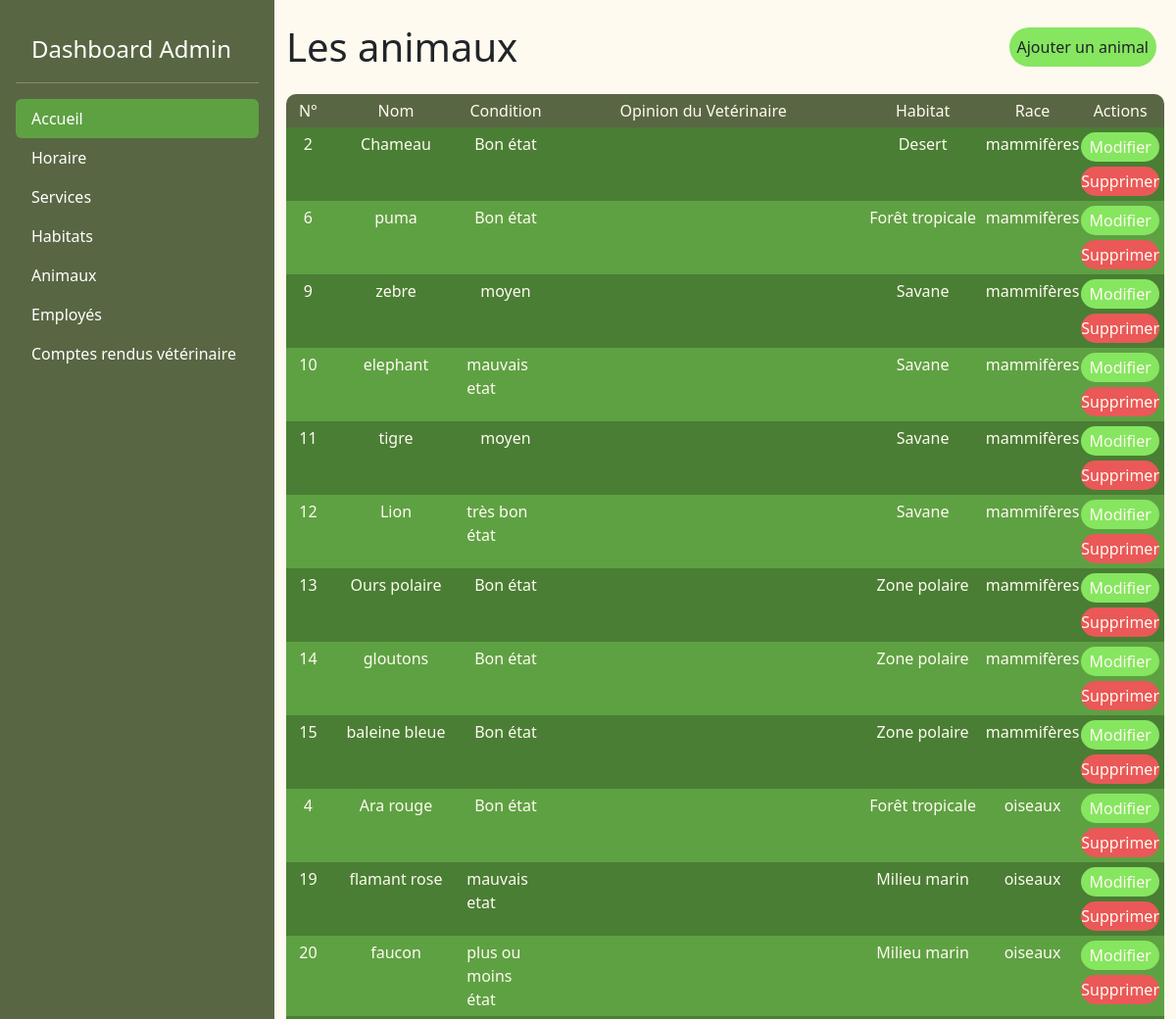
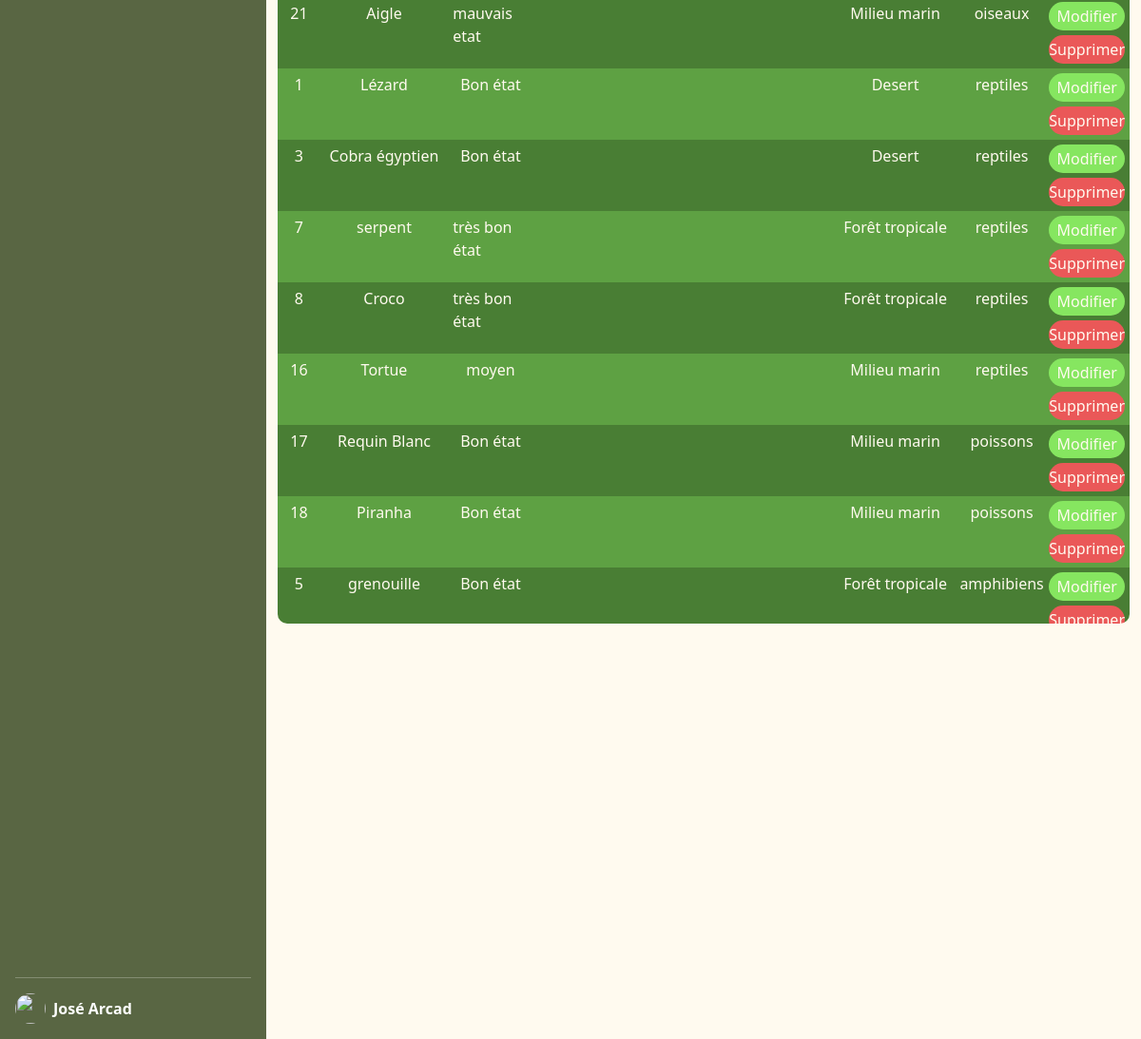
/admin/pages/animals.php, run on the app's committed database (2 pictures, top to bottom).
### tables this page shows
CREATE TABLE IF NOT EXISTS `animal`(
    animal_id INT NOT NULL AUTO_INCREMENT,
    animal_name VARCHAR(255) NOT NULL,
    animal_condition VARCHAR(255),
    veterinary_opinion_id INT,
    habitat_id INT,
    class_id INT,
    PRIMARY KEY(animal_id),
    FOREIGN KEY(habitat_id) REFERENCES habitat(habitat_id),
    FOREIGN KEY(class_id) REFERENCES class(class_id)
);

CREATE TABLE IF NOT EXISTS `habitat`(
    habitat_id INT NOT NULL AUTO_INCREMENT,
    habitat_name VARCHAR(255) NOT NULL,
    description TEXT(1000) NOT NULL,
    habitat_comment VARCHAR(255),
    image_id INT,
    PRIMARY KEY(habitat_id)
);

CREATE TABLE IF NOT EXISTS `class`(
    class_id INT AUTO_INCREMENT NOT NULL,
    class_label VARCHAR(255),
    PRIMARY KEY (class_id)
);

### admin/lib/functions.php (called while the page is built, shortened)
<?php
function getAnimals(PDO $pdo): array
{
    $query = $pdo->prepare("SELECT * FROM animal JOIN class ON animal.class_id=class.class_id JOIN habitat ON animal.habitat_id=habitat.habitat_id");
    $query->execute();
    $animals = $query->fetchAll(PDO::FETCH_ASSOC);
    return $animals;
}

### admin/pages/animals.php (the view, shortened to what this page needs)
<?php
require_once __DIR__ . "../../templates/header.php";
require_once __DIR__ . "../../../lib/pdo.php";
require_once __DIR__ . "../../lib/functions.php";
$animals = getAnimals($pdo);
?>
<div class="container">
    <div class="d-flex align-items-center justify-content-between">
        <h1 class="my-4">Les animaux</h1>
        <a href="#" class="button p-2 me-2 h-50 text-decoration-none" data-bs-toggle="modal" data-bs-target="#exampleModal">Ajouter un animal</a>
    </div>
    <div class="table">
        <div class="table_head table_head_animals">
            <div class="table_head_text">N°</div>
            <div class="table_head_text">Nom</div>
            <div class="table_head_text">Condition</div>
            <div class="table_head_text">Opinion du Vetérinaire</div>
            <div class="table_head_text">Habitat</div>
            <div class="table_head_text">Race</div>
            <div class="table_head_text">Actions</div>
        </div>
        <?php foreach ($animals as $key => $animal) { ?>
            <div class="table_body table_body_animals <?php if ($key % 2 === 0) {
                                                            echo "striped";
                                                        } ?>">
                <div class="table_body_text"><?= $animal['animal_id'] ?></div>
                <div class="table_body_text"><?= $animal['animal_name'] ?></div>
                <div class="table_body_text"><?= $animal['animal_condition'] ?></div>
                <div class="table_body_text"><?= $animal['veterinary_opinion_id'] ?></div>
                <div class="table_body_text"><?= $animal['habitat_name'] ?></div>
                <div class="table_body_text"><?= $animal['class_label'] ?></div>
                <div>
                    <a href="/admin/pages/animal.php?animal_id=<?= $animal['animal_id'] ?>" class="table_head_text actionButton">Modifier</a>
                    <a href="/admin/pages/animal.php?animal_id=<?= $animal['animal_id'] ?>" class="table_head_text actionButton deleteButton">Supprimer</a>
                </div>
            </div>
        <?php } ?>
    </div>
</div>
<?php
require_once __DIR__ . "../../templates/footer.php";
?>

### admin/assets/css/styles.css (style rules this page uses)
.button { color: #212427; background-color: #86e660; padding: 10px; border-radius: 20px 20px 20px 20px; }
.deleteButton { background-color: #ea5858; color: #fffaef; }
body { margin: 0; background-color: #fffaef; }
@media screen and (min-width: 993px) { .table { max-height: 75vh; width: 100%; color: #fffaef; overflow: scroll; border-radius: 10px; } }
@media screen and (min-width: 993px) { .table_head { background-color: #596643; } }
@media screen and (min-width: 993px) { .table_body { background-color: #5ea143; } }
@media screen and (min-width: 993px) { .table_body .actionButton { color: #fffaef; text-decoration: none; background-color: #86e660; margin: 5px; border-radius: 15px; height: 30px; padding: 5px; line-height: 20px; } }
@media screen and (min-width: 993px) { .table_body .deleteButton { background-color: #ea5858; } }
@media screen and (min-width: 993px) { .striped { background-color: #497e34; } }
@media screen and (min-width: 993px) { .table_head, .table_body { display: grid; grid-template-columns: 5% 15% 30% 20% 15% 15%; } }
@media screen and (min-width: 993px) { .table_head_text, .table_body_text { display: flex; justify-content: center; padding: 5px; } }
@media screen and (min-width: 993px) { .table_head_animals, .table_body_animals { grid-template-columns: 5% 15% 10% 35% 15% 10% 10%; } }

### data on the page
animal: animal_id "2", animal_name "Chameau", animal_condition "Bon état", habitat.habitat_name "Desert", class.class_label "mammifères"
animal: animal_id "6", animal_name "puma", animal_condition "Bon état", habitat.habitat_name "Forêt tropicale", class.class_label "mammifères"
animal: animal_id "9", animal_name "zebre", animal_condition "moyen", habitat.habitat_name "Savane", class.class_label "mammifères"
animal: animal_id "10", animal_name "elephant", animal_condition "mauvais etat", habitat.habitat_name "Savane", class.class_label "mammifères"
animal: animal_id "11", animal_name "tigre", animal_condition "moyen", habitat.habitat_name "Savane", class.class_label "mammifères"
animal: animal_id "12", animal_name "Lion", animal_condition "très bon état", habitat.habitat_name "Savane", class.class_label "mammifères"
animal: animal_id "13", animal_name "Ours polaire", animal_condition "Bon état", habitat.habitat_name "Zone polaire", class.class_label "mammifères"
animal: animal_id "14", animal_name "gloutons", animal_condition "Bon état", habitat.habitat_name "Zone polaire", class.class_label "mammifères"
animal: animal_id "15", animal_name "baleine bleue", animal_condition "Bon état", habitat.habitat_name "Zone polaire", class.class_label "mammifères"
animal: animal_id "4", animal_name "Ara rouge", animal_condition "Bon état", habitat.habitat_name "Forêt tropicale", class.class_label "oiseaux"
animal: animal_id "19", animal_name "flamant rose", animal_condition "mauvais etat", habitat.habitat_name "Milieu marin", class.class_label "oiseaux"
animal: animal_id "20", animal_name "faucon", animal_condition "plus ou moins état", habitat.habitat_name "Milieu marin", class.class_label "oiseaux"
animal: animal_id "21", animal_name "Aigle", animal_condition "mauvais etat", habitat.habitat_name "Milieu marin", class.class_label "oiseaux"
animal: animal_id "1", animal_name "Lézard", animal_condition "Bon état", habitat.habitat_name "Desert", class.class_label "reptiles"
animal: animal_id "3", animal_name "Cobra égyptien", animal_condition "Bon état", habitat.habitat_name "Desert", class.class_label "reptiles"
animal: animal_id "7", animal_name "serpent", animal_condition "très bon état", habitat.habitat_name "Forêt tropicale", class.class_label "reptiles"
animal: animal_id "8", animal_name "Croco", animal_condition "très bon état", habitat.habitat_name "Forêt tropicale", class.class_label "reptiles"
animal: animal_id "16", animal_name "Tortue", animal_condition "moyen", habitat.habitat_name "Milieu marin", class.class_label "reptiles"
animal: animal_id "17", animal_name "Requin Blanc", animal_condition "Bon état", habitat.habitat_name "Milieu marin", class.class_label "poissons"
animal: animal_id "18", animal_name "Piranha", animal_condition "Bon état", habitat.habitat_name "Milieu marin", class.class_label "poissons"
animal: animal_id "5", animal_name "grenouille", animal_condition "Bon état", habitat.habitat_name "Forêt tropicale", class.class_label "amphibiens"
